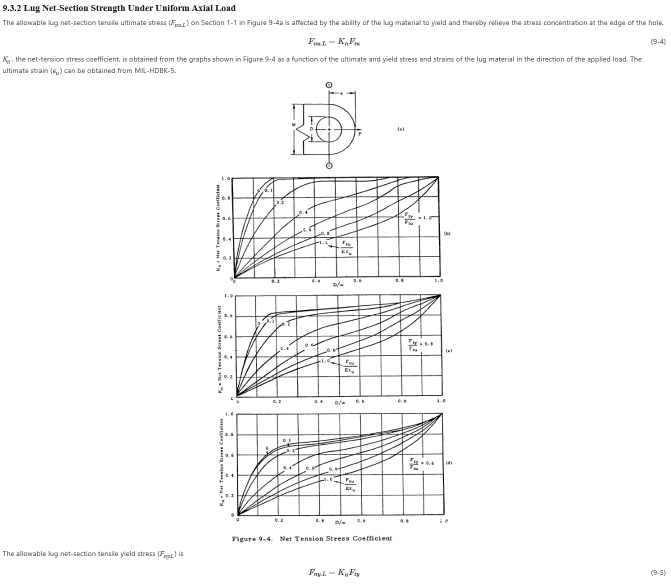
#> input picture tools/digitize/source/afsam_fig9_4_page.png, 1342 x 1169 px (shown at 1/2 size)
$ python dig94.py
#> lines starting #> are read from the running program, lines starting #| are printed output that depends on the picture
### tools/digitize/digitize_common.py
"""Helpers to digitize curves from scanned charts (AFSAM Section 9 figures).

The approach is deliberately simple and auditable:
1. the axes are calibrated from the pixel positions of the chart's own grid lines;
2. for every pixel column, the centres of the dark runs (curve pixels) are found, with the grid-line
   rows / columns masked out;
3. the runs are assigned to curves figure by figure (see digitize_afsam.py);
4. the result is drawn back over the original scan in colour (overlay images) for visual checking.
"""
import numpy as np
from PIL import Image, ImageDraw


class Axis:
    """Pixel <-> value mapping, piecewise linear through the chart's grid lines.

    Axis(p0, v0, p1, v1) for two points, or Axis.grid([(pixel, value), ...]) for every grid line, which
    absorbs small scan distortions.
    """

    def __init__(self, p0, v0, p1, v1):
        self.P = np.array([p0, p1], float)
        self.V = np.array([v0, v1], float)
        self._sort()

    @classmethod
    def grid(cls, pairs):
        a = cls(0, 0, 1, 1)
        a.P = np.array([p for p, v in pairs], float)
        a.V = np.array([v for p, v in pairs], float)
        a._sort()
        return a

    def _sort(self):
        o = np.argsort(self.P)
        self.P, self.V = self.P[o], self.V[o]

    def val(self, p):
        p = np.asarray(p, float)
        return np.interp(p, self.P, self.V, left=None, right=None) if self.P.size > 2 else \
            self.V[0] + (p - self.P[0]) * (self.V[1] - self.V[0]) / (self.P[1] - self.P[0])

    def pix(self, v):
        v = np.asarray(v, float)
        o = np.argsort(self.V)
        if self.P.size > 2:
            return np.interp(v, self.V[o], self.P[o])
        return self.P[0] + (v - self.V[0]) * (self.P[1] - self.P[0]) / (self.V[1] - self.V[0])


def load(path):
#> called with path = 'source/afsam_fig9_4_page.png'
    return np.array(Image.open(path).convert("L")).astype(int)
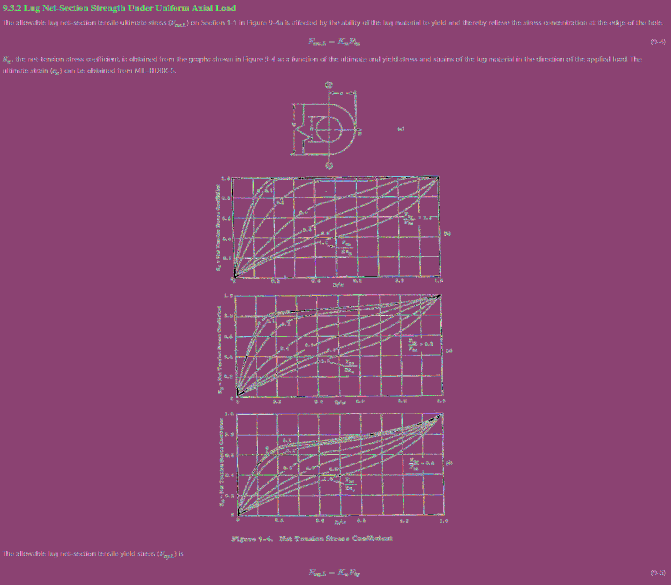
#> returned value: shape (1169, 1342) int64 (shown at 1/2 size); 256 distinct labels, from 0 to 255; one colour per label, 0 black
#> the loop in run, `for fr,P in PANELS.items():` made 3 passes


def column_runs(img, x, y_top, y_bot, thr=120, mask_rows=(), min_len=1):
    """Centres of dark runs in column x between y_top and y_bot, skipping masked rows."""
    col = img[y_top:y_bot + 1, x] < thr
    for r in mask_rows:
        if y_top <= r <= y_bot:
            col[r - y_top] = False
    runs, start = [], None
    for i, v in enumerate(col):
        if v and start is None:
            start = i
        if not v and start is not None:
            if i - start >= min_len:
                runs.append((y_top + (start + i - 1) / 2, i - start))
            start = None
    if start is not None:
        runs.append((y_top + (start + len(col) - 1) / 2, len(col) - start))
    return runs


def expand(rows, pad=1):
    out = set()
    for r in rows:
        for k in range(-pad, pad + 1):
            out.add(r + k)
    return sorted(out)


def overlay(path, out, curves, xax, yax, colors=None, dot=1.6, crop=None):
    """Draw digitized curves (list of (label, xs, ys)) over the scan."""
#> called with path = 'source/afsam_fig9_4_page.png', out = '/tmp/ov94_1.0.png', dot = 1.3, crop = (453, 345, 891, 562)
    im = Image.open(path).convert("RGB")
    dr = ImageDraw.Draw(im)
    pal = colors or ["#E00000", "#0070C0", "#00A000", "#C000C0", "#FF8000", "#008080", "#7030A0", "#A05000",
                     "#FF0080", "#0000FF", "#00C0C0", "#808000", "#C00060", "#406000"]
    for i, (lab, xs, ys) in enumerate(curves):
        c = pal[i % len(pal)]
        for x, y in zip(xs, ys):
            if y is None or np.isnan(y):
                continue
            px, py = xax.pix(x), yax.pix(y)
            dr.ellipse((px - dot, py - dot, px + dot, py + dot), fill=c)
    if crop:
        im = im.crop(crop)
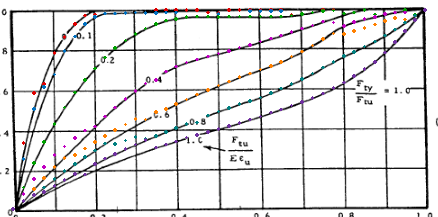
#> im: PIL image 438x217 RGB; mean R, G, B 224.9, 224.3, 224.6
    im.save(out)


def despike(xs, ys, win=7, tol=0.03):
    """Drop points that deviate more than tol from the running median (removes text/grid hits)."""
    xs, ys = np.asarray(xs, float), np.asarray(ys, float)
    keep = np.ones(len(ys), bool)
    for i in range(len(ys)):
        lo, hi = max(0, i - win), min(len(ys), i + win + 1)
        if abs(ys[i] - np.median(ys[lo:hi])) > tol:
            keep[i] = False
    return xs[keep], ys[keep]

### tools/digitize/dig94.py
"""Digitize AFSAM Figure 9-4 (net-tension stress coefficient Kn vs D/w).

Three panels: Fty/Ftu = 1.0 (b), 0.8 (c), 0.6 (d); seven curves each, Ftu/(E eu) = 0 ... 1.0.
Method: visually read seed points (every curve, ~10 points) define a guide path; every pixel column is
snapped to the nearest dark run within +/-3 px of the guide; columns without a run keep the guide value.
"""
import numpy as np, sys
sys.path.insert(0,'.')
from digitize_common import *
SRC='source/afsam_fig9_4_page.png'
PARAM=[0.0,0.1,0.2,0.4,0.6,0.8,1.0]
GRID=np.round(np.arange(0.0,1.0001,0.025),4)

PANELS={
 1.0:dict(X=Axis.grid([(466,0),(507.5,0.1),(548,0.2),(588.5,0.3),(629,0.4),(671.5,0.5),(713.5,0.6),(755,0.7),(797,0.8),(838,0.9),(878,1.0)]),
          Y=Axis.grid([(554,0),(514,0.2),(474,0.4),(434,0.6),(394.5,0.8),(355,1.0)]),
          seeds={0.0:[(0.025,0.33),(0.05,0.58),(0.1,0.80),(0.15,0.93),(0.19,0.99),(0.25,1.0),(1.0,1.0)],
                 0.1:[(0.05,0.50),(0.1,0.72),(0.15,0.88),(0.2,0.96),(0.25,0.98),(0.3,0.985),(0.5,0.99),(0.6,0.995),(1.0,1.0)],
                 0.2:[(0.05,0.25),(0.1,0.45),(0.15,0.60),(0.2,0.71),(0.25,0.81),(0.3,0.88),(0.35,0.93),(0.4,0.955),(0.5,0.965),(0.65,0.965),(0.7,0.975),(0.75,0.995),(0.8,1.0),(1.0,1.0)],
                 0.4:[(0.05,0.15),(0.1,0.27),(0.15,0.355),(0.2,0.43),(0.25,0.51),(0.3,0.585),(0.35,0.645),(0.4,0.70),(0.45,0.74),(0.5,0.775),(0.6,0.83),(0.7,0.90),(0.8,0.94),(0.9,0.975),(1.0,1.0)],
                 0.6:[(0.05,0.105),(0.1,0.20),(0.15,0.27),(0.2,0.335),(0.25,0.395),(0.3,0.45),(0.35,0.49),(0.4,0.535),(0.45,0.58),(0.5,0.62),(0.6,0.70),(0.7,0.79),(0.75,0.84),(0.8,0.88),(0.85,0.91),(0.9,0.945),(0.95,0.975),(1.0,1.0)],
                 0.8:[(0.05,0.08),(0.1,0.15),(0.15,0.22),(0.2,0.29),(0.3,0.36),(0.4,0.41),(0.5,0.48),(0.6,0.55),(0.7,0.645),(0.8,0.76),(0.9,0.865),(0.95,0.925),(1.0,1.0)],
                 1.0:[(0.05,0.065),(0.1,0.12),(0.2,0.21),(0.3,0.31),(0.4,0.35),(0.5,0.40),(0.6,0.47),(0.7,0.53),(0.8,0.62),(0.85,0.70),(0.9,0.785),(0.95,0.89),(1.0,1.0)]},
          xr=(463,881),yr=(357,552)),
 0.8:dict(X=Axis.grid([(471.5,0),(512,0.1),(552.5,0.2),(593.5,0.3),(635,0.4),(677,0.5),(718.5,0.6),(761,0.7),(802,0.8),(842,0.9),(882,1.0)]),
          Y=Axis.grid([(792,0),(752,0.2),(712,0.4),(672,0.6),(631,0.8),(590,1.0)]),
          seeds={0.0:[(0.03,0.30),(0.05,0.42),(0.08,0.56),(0.1,0.63),(0.13,0.75),(0.16,0.80),(0.2,0.825),(0.3,0.84),(0.4,0.85),(0.5,0.865),(0.6,0.88),(0.7,0.905),(0.8,0.93),(0.9,0.96),(1.0,1.0)],
                 0.1:[(0.05,0.36),(0.1,0.57),(0.15,0.72),(0.2,0.78),(0.3,0.81),(0.4,0.825),(0.5,0.835),(0.6,0.855),(0.7,0.885),(0.8,0.915),(0.9,0.95),(1.0,1.0)],
                 0.2:[(0.05,0.24),(0.1,0.42),(0.15,0.56),(0.2,0.66),(0.25,0.73),(0.3,0.765),(0.4,0.785),(0.5,0.795),(0.6,0.82),(0.7,0.86),(0.8,0.9),(0.9,0.94),(1.0,1.0)],
                 0.4:[(0.05,0.12),(0.1,0.25),(0.2,0.42),(0.27,0.50),(0.3,0.55),(0.35,0.61),(0.4,0.66),(0.5,0.725),(0.6,0.77),(0.7,0.82),(0.8,0.87),(0.9,0.93),(1.0,1.0)],
                 0.6:[(0.1,0.18),(0.2,0.31),(0.3,0.41),(0.4,0.50),(0.5,0.575),(0.6,0.65),(0.7,0.73),(0.8,0.82),(0.9,0.91),(1.0,1.0)],
                 0.8:[(0.1,0.14),(0.2,0.25),(0.3,0.32),(0.4,0.39),(0.5,0.465),(0.6,0.55),(0.7,0.64),(0.8,0.74),(0.9,0.86),(1.0,1.0)],
                 1.0:[(0.1,0.11),(0.2,0.19),(0.3,0.27),(0.4,0.32),(0.5,0.40),(0.6,0.465),(0.7,0.54),(0.8,0.63),(0.9,0.79),(0.95,0.89),(1.0,1.0)]},
          xr=(468,885),yr=(593,790)),
 0.6:dict(X=Axis.grid([(474.5,0),(514.5,0.1),(555,0.2),(597,0.3),(637.5,0.4),(680.5,0.5),(722,0.6),(764,0.7),(805,0.8),(846,0.9),(886,1.0)]),
          Y=Axis.grid([(1030,0),(990.5,0.2),(949,0.4),(908.5,0.6),(869,0.8),(827.5,1.0)]),
          seeds={0.0:[(0.025,0.20),(0.05,0.33),(0.075,0.43),(0.1,0.50),(0.15,0.60),(0.2,0.66),(0.25,0.695),(0.3,0.71),(0.4,0.735),(0.5,0.755),(0.6,0.78),(0.7,0.81),(0.8,0.85),(0.9,0.905),(1.0,1.0)],
                 0.1:[(0.05,0.31),(0.1,0.49),(0.15,0.595),(0.2,0.645),(0.25,0.68),(0.3,0.69),(0.4,0.715),(0.5,0.74),(0.6,0.77),(0.7,0.80),(0.8,0.845),(0.9,0.90),(1.0,1.0)],
                 0.2:[(0.05,0.24),(0.1,0.39),(0.15,0.51),(0.2,0.585),(0.25,0.62),(0.3,0.645),(0.4,0.68),(0.5,0.71),(0.6,0.745),(0.7,0.78),(0.8,0.83),(0.9,0.885),(1.0,1.0)],
                 0.4:[(0.1,0.235),(0.2,0.395),(0.27,0.50),(0.3,0.54),(0.35,0.58),(0.4,0.61),(0.5,0.64),(0.6,0.67),(0.7,0.72),(0.8,0.79),(0.9,0.87),(1.0,1.0)],
                 0.6:[(0.1,0.16),(0.2,0.29),(0.3,0.38),(0.4,0.48),(0.5,0.55),(0.6,0.61),(0.7,0.67),(0.8,0.74),(0.9,0.84),(1.0,1.0)],
                 0.8:[(0.1,0.12),(0.2,0.24),(0.3,0.33),(0.4,0.395),(0.5,0.46),(0.6,0.53),(0.7,0.60),(0.8,0.68),(0.9,0.80),(1.0,1.0)],
                 1.0:[(0.1,0.10),(0.2,0.185),(0.3,0.26),(0.4,0.31),(0.5,0.39),(0.6,0.45),(0.7,0.53),(0.8,0.64),(0.9,0.79),(1.0,1.0)]},
          xr=(471,889),yr=(830,1028)),
}


def snap_curve(img,P,seeds,gate=5.0):
    X,Y=P["X"],P["Y"]
    sx=np.array([0.0]+[s[0] for s in seeds]); sy=np.array([0.0]+[s[1] for s in seeds])
    vg=set(expand([int(round(float(X.pix(v)))) for v in np.arange(0,1.0001,0.1)],2))
    hg=set(expand([int(round(float(Y.pix(v)))) for v in np.arange(0,1.0001,0.2)],2))
    xs,ys=[],[]
    for x in range(P["xr"][0],P["xr"][1]+1):
        if x in vg: continue
        xv=float(X.val(x))
        if xv<0.01 or xv>0.99: continue
        pred=float(Y.pix(np.interp(xv,sx,sy)))
        rs=[r[0] for r in column_runs(img,x,P["yr"][0],P["yr"][1],150) if r[1]<=5 and int(round(r[0])) not in hg]
        if rs:
            c=min(rs,key=lambda r:abs(r-pred))
            if abs(c-pred)<=gate:
                xs.append(xv); ys.append(float(Y.val(c)))
    return np.array(xs),np.array(ys)


def run():
    img=load(SRC)
    out={}
    for fr,P in PANELS.items():
        curves={}
        for prm in PARAM:
            x,y=snap_curve(img,P,P["seeds"][prm])
            x,y=despike(x,y,win=6,tol=0.03)
            sx=np.array([0.0]+[s[0] for s in P["seeds"][prm]]); sy=np.array([0.0]+[s[1] for s in P["seeds"][prm]])
            g=np.interp(GRID,np.r_[0.0,x,1.0],np.r_[0.0,y,1.0]) if len(x) else np.interp(GRID,sx,sy)
            # where no pixel was snapped over a stretch > 0.06, keep the visually read guide value
            for i,v in enumerate(GRID):
                if len(x)==0 or np.min(np.abs(x-v))>0.02:
                    g[i]=np.interp(v,sx,sy)
            curves[prm]=np.clip(g,0,1)
        # curves do not cross: Kn decreases with Ftu/(E eu)
        for i in range(len(PARAM)-2,-1,-1):
            curves[PARAM[i]]=np.maximum(curves[PARAM[i]],curves[PARAM[i+1]])
        for prm in PARAM:
            curves[prm][0]=0.0; curves[prm][-1]=1.0
        out[fr]=curves
    return out


if __name__=='__main__':
    res=run()
    for fr,P in PANELS.items():
        c=res[fr]
        overlay(SRC,f'/tmp/ov94_{fr}.png',[(str(p),GRID,c[p]) for p in PARAM],P["X"],P["Y"],
                crop=(P["xr"][0]-10,P["yr"][0]-12,P["xr"][1]+10,P["yr"][1]+10),dot=1.3)
        print(fr)
        for p in PARAM: print('  ',p,[round(float(np.interp(v,GRID,c[p])),3) for v in (0.1,0.2,0.3,0.4,0.5,0.6,0.7,0.8,0.9)])
#> this loop made 7 passes
#|    0.0 [0.782, 0.978, 0.987, 1.0, 0.987, 1.0, 0.98, 0.983, 0.978]
#|    0.1 [0.673, 0.965, 0.987, 0.988, 0.979, 0.995, 0.98, 0.983, 0.978]
#|    0.2 [0.426, 0.704, 0.878, 0.954, 0.966, 0.967, 0.98, 0.983, 0.978]
#|    0.4 [0.27, 0.412, 0.59, 0.714, 0.779, 0.84, 0.906, 0.92, 0.978]
#|    0.6 [0.211, 0.335, 0.45, 0.525, 0.618, 0.698, 0.789, 0.88, 0.945]
#|    0.8 [0.149, 0.292, 0.36, 0.406, 0.488, 0.558, 0.651, 0.767, 0.871]
#|    1.0 [0.116, 0.225, 0.322, 0.338, 0.4, 0.463, 0.535, 0.633, 0.786]
